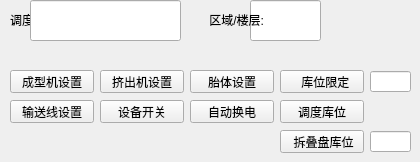
   <widget class="QWidget" name="tab_5">
    <attribute name="title">
     <string>设备接口</string>
    </attribute>
    <widget class="QPushButton" name="foldPlate_Button">
     <property name="geometry">
      <rect>
       <x>280</x>
       <y>130</y>
       <width>84</width>
       <height>23</height>
      </rect>
     </property>
     <property name="toolTip">
      <string>&lt;html&gt;&lt;head/&gt;&lt;body&gt;&lt;p&gt;拆叠盘的库位(CTL_BIN_STATUS)&lt;/p&gt;&lt;/body&gt;&lt;/html&gt;</string>
     </property>
     <property name="text">
      <string> 拆叠盘库位</string>
     </property>
    </widget>
    <widget class="QPushButton" name="dev_Button_2">
     <property name="geometry">
      <rect>
       <x>10</x>
       <y>70</y>
       <width>84</width>
       <height>23</height>
      </rect>
     </property>
     <property name="toolTip">
      <string>&lt;html&gt;&lt;head/&gt;&lt;body&gt;&lt;p&gt;拆叠盘的库位(CTL_BIN_STATUS)&lt;/p&gt;&lt;/body&gt;&lt;/html&gt;</string>
     </property>
     <property name="text">
      <string>成型机设置</string>
     </property>
    </widget>
    <widget class="QPushButton" name="dev_Button_3">
     <property name="geometry">
      <rect>
       <x>100</x>
       <y>70</y>
       <width>84</width>
       <height>23</height>
      </rect>
     </property>
     <property name="toolTip">
      <string>&lt;html&gt;&lt;head/&gt;&lt;body&gt;&lt;p&gt;拆叠盘的库位(CTL_BIN_STATUS)&lt;/p&gt;&lt;/body&gt;&lt;/html&gt;</string>
     </property>
     <property name="text">
      <string>挤出机设置</string>
     </property>
    </widget>
    <widget class="QPushButton" name="dev_Button_4">
     <property name="geometry">
      <rect>
       <x>190</x>
       <y>70</y>
       <width>84</width>
       <height>23</height>
      </rect>
     </property>
     <property name="toolTip">
      <string>&lt;html&gt;&lt;head/&gt;&lt;body&gt;&lt;p&gt;拆叠盘的库位(CTL_BIN_STATUS)&lt;/p&gt;&lt;/body&gt;&lt;/html&gt;</string>
     </property>
     <property name="text">
      <string>胎体设置</string>
     </property>
    </widget>
    <widget class="QPushButton" name="storageloc_Button">
     <property name="geometry">
      <rect>
       <x>280</x>
       <y>70</y>
       <width>84</width>
       <height>23</height>
      </rect>
     </property>
     <property name="toolTip">
      <string>&lt;html&gt;&lt;head/&gt;&lt;body&gt;&lt;p&gt;库位限定(CTL_STATION_LIMIT)&lt;/p&gt;&lt;/body&gt;&lt;/html&gt;</string>
     </property>
     <property name="text">
      <string>  库位限定</string>
     </property>
    </widget>
    <widget class="QPushButton" name="dev_Button_6">
     <property name="geometry">
      <rect>
       <x>280</x>
       <y>100</y>
       <width>84</width>
       <height>23</height>
      </rect>
     </property>
     <property name="toolTip">
      <string>&lt;html&gt;&lt;head/&gt;&lt;body&gt;&lt;p&gt;拆叠盘的库位(CTL_BIN_STATUS)&lt;/p&gt;&lt;/body&gt;&lt;/html&gt;</string>
     </property>
     <property name="text">
      <string>调度库位</string>
     </property>
    </widget>
    <widget class="QPushButton" name="dev_Button_7">
     <property name="geometry">
      <rect>
       <x>10</x>
       <y>100</y>
       <width>84</width>
       <height>23</height>
      </rect>
     </property>
     <property name="toolTip">
      <string>&lt;html&gt;&lt;head/&gt;&lt;body&gt;&lt;p&gt;拆叠盘的库位(CTL_BIN_STATUS)&lt;/p&gt;&lt;/body&gt;&lt;/html&gt;</string>
     </property>
     <property name="text">
      <string>输送线设置</string>
     </property>
    </widget>
    <widget class="QPushButton" name="dev_Button_8">
     <property name="geometry">
      <rect>
       <x>190</x>
       <y>100</y>
       <width>84</width>
       <height>23</height>
      </rect>
     </property>
     <property name="toolTip">
      <string>&lt;html&gt;&lt;head/&gt;&lt;body&gt;&lt;p&gt;拆叠盘的库位(CTL_BIN_STATUS)&lt;/p&gt;&lt;/body&gt;&lt;/html&gt;</string>
     </property>
     <property name="text">
      <string>自动换电</string>
     </property>
    </widget>
    <widget class="QPushButton" name="dev_Button_9">
     <property name="geometry">
      <rect>
       <x>100</x>
       <y>100</y>
       <width>84</width>
       <height>23</height>
      </rect>
     </property>
     <property name="toolTip">
      <string>&lt;html&gt;&lt;head/&gt;&lt;body&gt;&lt;p&gt;拆叠盘的库位(CTL_BIN_STATUS)&lt;/p&gt;&lt;/body&gt;&lt;/html&gt;</string>
     </property>
     <property name="text">
      <string>设备开关</string>
     </property>
    </widget>
    <widget class="UserNameCtrl" name="agvctrl_tab_area_lineEdit">
     <property name="geometry">
      <rect>
       <x>250</x>
       <y>0</y>
       <width>71</width>
       <height>41</height>
      </rect>
     </property>
     <property name="styleSheet">
      <string notr="true">UserNameCtrl#agvctrl_tab_area_lineEdit
{
	border-style: outset; 
	border-width: 0px; 
	background-color: rgb(255, 255, 255,0);

}
</string>
     </property>
     <property name="text">
      <string/>
     </property>
     <property name="alignment">
      <set>Qt::AlignCenter</set>
     </property>
    </widget>
    <widget class="QLabel" name="label_4">
     <property name="geometry">
      <rect>
       <x>206</x>
       <y>10</y>
       <width>91</width>
       <height>20</height>
      </rect>
     </property>
     <property name="text">
      <string> 区域/楼层:</string>
     </property>
    </widget>
    <widget class="QLabel" name="label_5">
     <property name="geometry">
      <rect>
       <x>10</x>
       <y>10</y>
       <width>51</width>
       <height>20</height>
      </rect>
     </property>
     <property name="text">
      <string>调度IP:</string>
     </property>
    </widget>
    <widget class="UserNameCtrl" name="agvctrl_tab_ip_lineEdit_2">
     <property name="geometry">
      <rect>
       <x>30</x>
       <y>0</y>
       <width>151</width>
       <height>41</height>
      </rect>
     </property>
     <property name="styleSheet">
      <string notr="true">UserNameCtrl#agvctrl_tab_ip_lineEdit_2
{
	border-style: outset; 
	border-width: 0px; 
	background-color: rgb(255, 255, 255,0);

}
</string>
     </property>
     <property name="text">
      <string/>
     </property>
     <property name="alignment">
      <set>Qt::AlignCenter</set>
     </property>
    </widget>
    <widget class="QLineEdit" name="agvctrl_devtab_agvID_lineEdit">
     <property name="geometry">
      <rect>
       <x>370</x>
       <y>71</y>
       <width>41</width>
       <height>21</height>
      </rect>
     </property>
    </widget>
    <widget class="QLineEdit" name="agvctrl_tabStorageID_lineEdit">
     <property name="geometry">
      <rect>
       <x>370</x>
       <y>131</y>
       <width>41</width>
       <height>21</height>
      </rect>
     </property>
    </widget>
   </widget>
